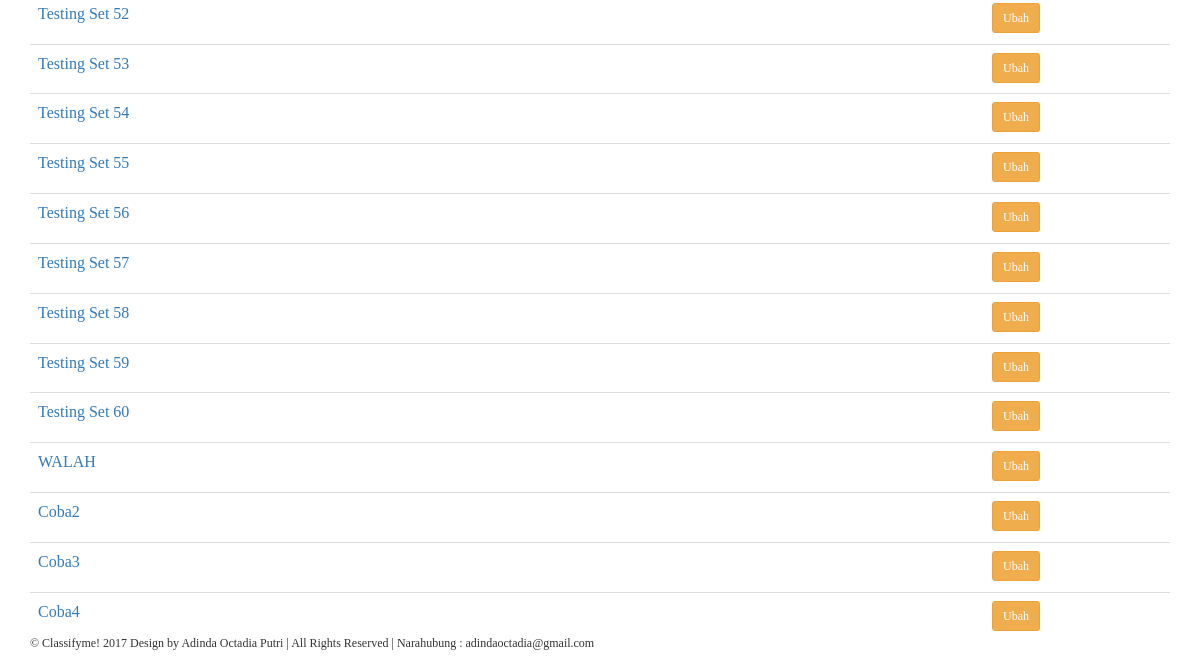
The page /classifyme/input/data/ (lower part) on the database as committed earlier.
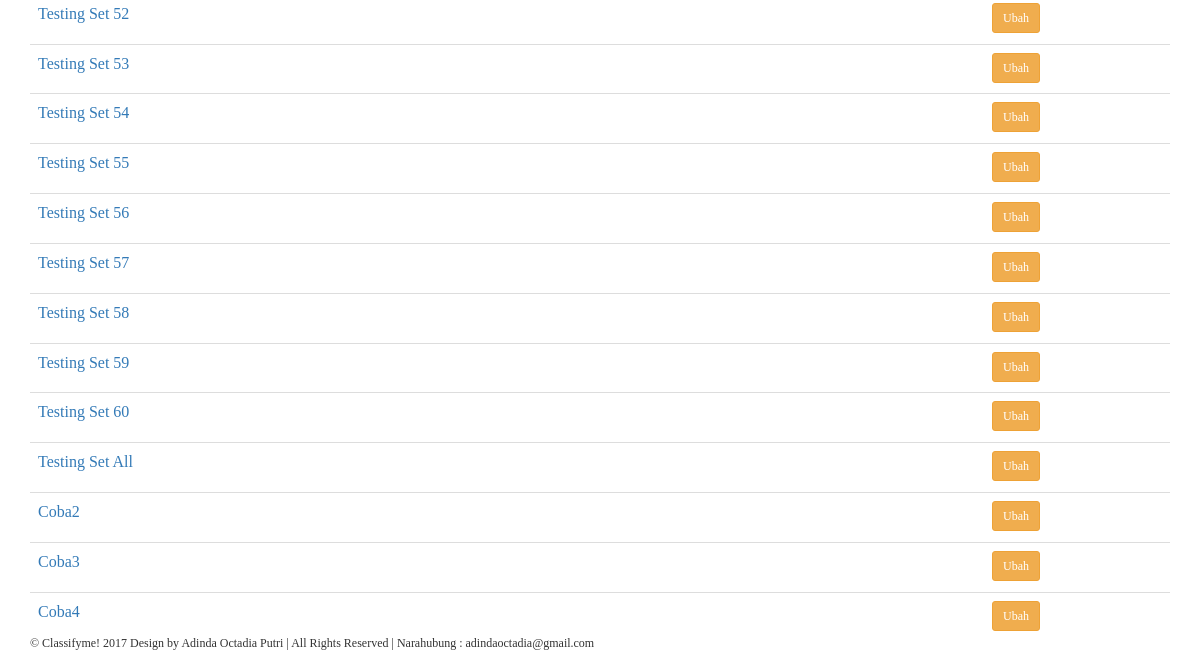
The same page on the database as committed later.
### classifyme/models.py (models this page shows, shortened)
class Buku(models.Model):
    tahun_choices = []
    for y in range(1990, (datetime.datetime.now().year+5)):
        tahun_choices.append((y, y))
    penulis = models.CharField(max_length=20)
    judul = models.CharField(max_length=100)
    penerbit = models.CharField(max_length=30)
    tahun_terbit = models.IntegerField(choices=tahun_choices, default=datetime.datetime.now().year)
    training_set_positif = models.ForeignKey(TrainingSetPos, null=True)
    training_set_negatif = models.ForeignKey(TrainingSetNeg, null=True)
    testing_set = models.FileField(null=True, upload_to='files/%Y/%m/%d/', validators=[validate_file_extension])
    priors_pos = models.FloatField(blank=True, null=True)
    priors_neg = models.FloatField(blank=True, null=True)
    hasil_pos = models.FloatField(blank=True, null=True)
    hasil_neg = models.FloatField(blank=True, null=True)
    hasil_klasifikasi = models.CharField(max_length=20, blank=True, null=True)

### classifyme/views.py (the view)
# urls.py: url(r'^classifyme/input/data/$', views.data, name='data'),
def data(request):
    context = {}
    buku_query = Buku.objects.all()
    context['buku'] = buku_query
    return render(request, 'classifyme/data.html', context)

### templates/classifyme/data.html (shortened to what this page needs)
{% extends 'classifyme/base.html' %}
{% block content %}
<div class="content container">
  <div class="row">
    <div class="col-md-12">
          <table class="table">
          <tbody>
          {% for q in buku %}
          <tr>
            <td><p><a href="{% url 'classifyme:textmining' q.id%}">{{q.judul}}</a></p></td>
            <td><a href="{% url 'classifyme:edit_data' q.id %}" class="save btn btn-warning btn-sm" role="button">Ubah</a></td>
          </tr>
          {% endfor %}
          <br><br><br>
          </tbody>
        </table>
    </div>
  </div>
</div>
{% endblock %}

Rows that differ between the two databases and show on the page:
changed Buku: judul "WALAH" → "Testing Set All"
